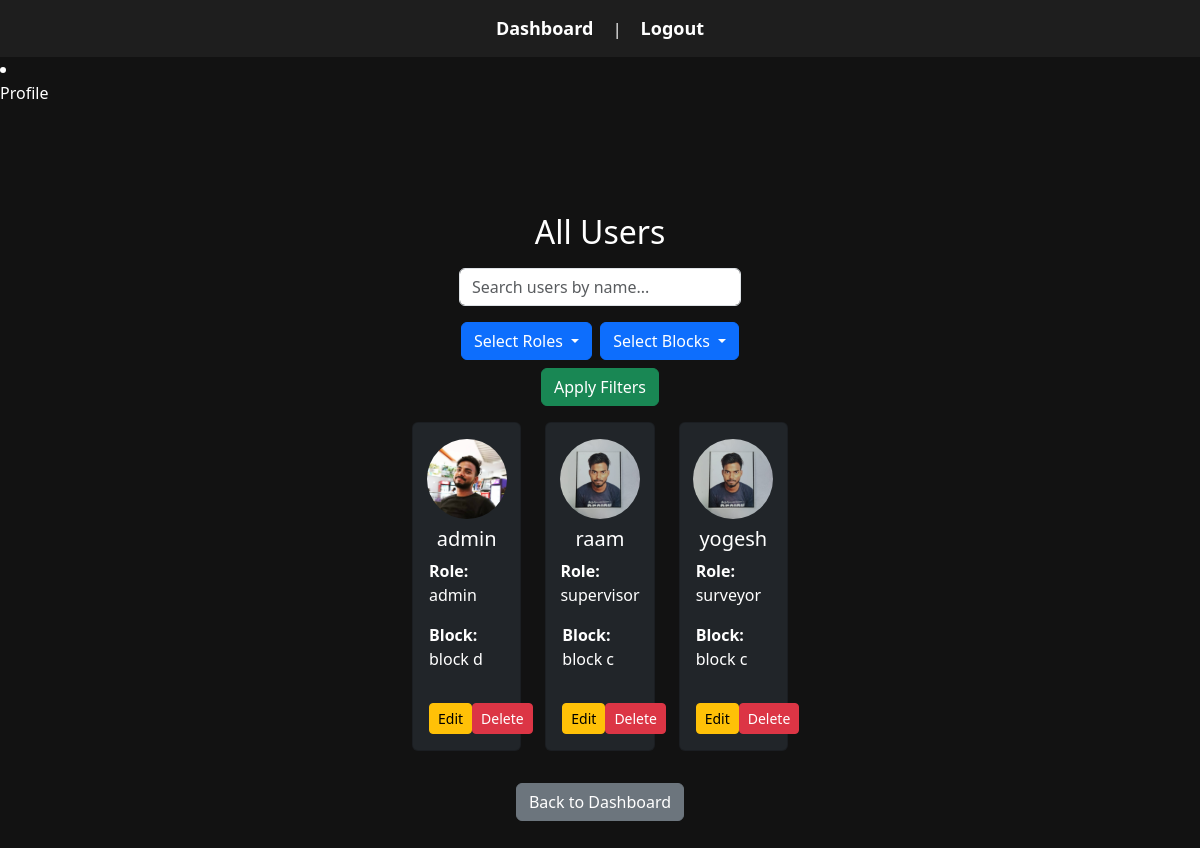
The page /list-users/ (signed in) on the database its author committed.
### users/models.py (models this page shows, shortened)
class User(AbstractUser):
    ROLE_CHOICES = (
        ('admin', 'Admin'),
        ('supervisor', 'Supervisor'),
        ('surveyor', 'Surveyor'),
    )
    role = models.CharField(max_length=20, choices=ROLE_CHOICES)
    block = models.ForeignKey('Block', on_delete=models.SET_NULL, null=True, blank=True)
    image = models.ImageField(upload_to='user_images/', null=True, blank=True)
    created_by = models.ForeignKey(
        settings.AUTH_USER_MODEL,
        on_delete=models.SET_NULL,
        null=True, blank=True,
        related_name="created_users"
    )
    created_at = models.DateTimeField(auto_now_add=True)
    last_updated_by = models.ForeignKey(
        settings.AUTH_USER_MODEL,
        on_delete=models.SET_NULL,
        null=True, blank=True,
        related_name="updated_users"
    )
    last_updated_at = models.DateTimeField(auto_now=True)
    groups = models.ManyToManyField(Group, related_name="custom_user_groups")
    user_permissions = models.ManyToManyField(Permission, related_name="custom_user_permissions")
    class Meta:
        constraints = [
            models.UniqueConstraint(fields=['block'], condition=models.Q(role='supervisor'), name="unique_supervisor_per_block"),
        ]

class Block(models.Model):
    name = models.CharField(max_length=100, unique=True)
    def __str__(self):
        return self.name

### users/views.py (the view)
# urls.py: path('list-users/', views.list_users, name='list_users'),
@login_required
@role_required(['admin'])
def list_users(request):
    search_query = request.GET.get('search', '').strip().lower()
    role_filter = request.GET.get('role', '')
    block_filter = request.GET.get('block', '')
    selected_roles = role_filter.split(',') if role_filter else []
    selected_blocks = block_filter.split(',') if block_filter else []
    users = User.objects.all().select_related('block')
    if search_query:
        users = users.filter(username__icontains=search_query)
    if selected_roles:
        users = users.filter(role__in=selected_roles)
    if selected_blocks:
        users = users.filter(block_id__in=selected_blocks)
    blocks = Block.objects.all()
    return render(request, 'users/list_users.html', {
        'users': users,
        'blocks': blocks,
        'selected_roles': selected_roles,
        'selected_blocks': selected_blocks,
        'search_query': search_query,
    })

### users/views.py (called while the page is built)
def role_required(roles):
    def decorator(view_func):
        @wraps(view_func)
        def wrapper(request, *args, **kwargs):
            if not request.user.is_authenticated:
                return redirect('login')  # Redirect to login if session expired
            user_role = getattr(request.user, 'role', None)
            if user_role not in roles:
                return HttpResponseForbidden("You do not have permission to access this page.")
            return view_func(request, *args, **kwargs)
        return wrapper
    return decorator

### templates/users/list_users.html (shortened to what this page needs)
{% extends 'users/base.html' %}
{% block content %}
<div class="container mt-4">
    <h2 class="text-center text-white">All Users</h2>
    <form method="GET" class="d-flex justify-content-center my-3">
        <input type="text" name="search" id="searchInput" class="form-control w-75 w-md-50"
               placeholder="Search users by name..." value="{{ search_query }}">
    </form>
    <div class="d-flex flex-wrap justify-content-center mb-3 gap-2">
        <div class="dropdown">
            <button class="btn btn-primary dropdown-toggle" type="button" id="roleDropdown">
                Select Roles
            </button>
        </div>
        <div class="dropdown">
            <button class="btn btn-primary dropdown-toggle" type="button" id="blockDropdown">
                Select Blocks
            </button>
        </div>
        <button onclick="applyFilters()" class="btn btn-success">Apply Filters</button>
    </div>
    <div class="row justify-content-center" id="userContainer">
        {% for user in users %}
        <div class="col-md-4 user-card mb-3" data-role="{{ user.role|lower }}" data-block="{{ user.block.id|default:'none' }}">
            <div class="card text-white bg-dark">
                <div class="card-body d-flex flex-column align-items-center" style="min-height: 220px;">
                    {% if user.image %}
                        <img src="{{ user.image.url }}" alt="Profile Image" class="rounded-circle mb-2"
                             style="width: 80px; height: 80px; object-fit: cover;">
                    {% else %}
                        <img src="/static/images/default-avatar.png" alt="Default Avatar" class="rounded-circle mb-2"
                             style="width: 80px; height: 80px; object-fit: cover;">
                    {% endif %}
                    <h5 class="card-title text-center">{{ user.username }}</h5>
                    <p><strong>Role:</strong> {{ user.role }}</p>
                    <p><strong>Block:</strong> {{ user.block|default:"Not Assigned" }}</p>
                    <div class="d-flex justify-content-between w-100 mt-3">
                        <a href="{% url 'update_user' user.id %}" class="btn btn-warning btn-sm">Edit</a>
                        <a href="{% url 'delete_user' user.id %}" class="btn btn-danger btn-sm">Delete</a>
                    </div>
                </div>
            </div>
        </div>
        {% empty %}
        <p class="text-center text-white">No users found.</p>
        {% endfor %}
    </div>
    <div class="text-center mt-3">
        <a href="{% url 'dashboard' %}" class="btn btn-secondary">Back to Dashboard</a>
    </div>
</div>
{% endblock %}

### templates/users/base.html (shortened to what this page needs)
<!DOCTYPE html>
<html lang="en">
<head>
    <link rel="stylesheet" href="https://cdn.jsdelivr.net/npm/bootstrap@5.3.0/dist/css/bootstrap.min.css">
</head>
<body>
    <nav>
        <a href="{% url 'dashboard' %}">Dashboard</a> |
        <a href="{% url 'logout' %}">Logout</a>
    </nav>
    <li class="nav-item">
        <a class="nav-link" href="{% url 'profile' %}">Profile</a>
    </li>
    <div class="container d-flex justify-content-center align-items-center vh-100">
        <div class="w-100" style="max-width: 400px;">
            {% block content %}{% endblock %}
        </div>
    </div>
</body>
</html>

### templates/users/base.html (style rules this page uses)
body { background-color: #121212; color: white; }
nav { padding: 15px; background: #1e1e1e; text-align: center; }
nav a { color: white; text-decoration: none; margin: 0 15px; font-size: 18px; font-weight: bold; }

### rows shown on the page
User: image (placeholder picture), username "admin", role "admin", block "block d"
User: image (picture), username "raam", role "supervisor", block "block c"
User: image (picture), username "yogesh", role "surveyor", block "block c"
